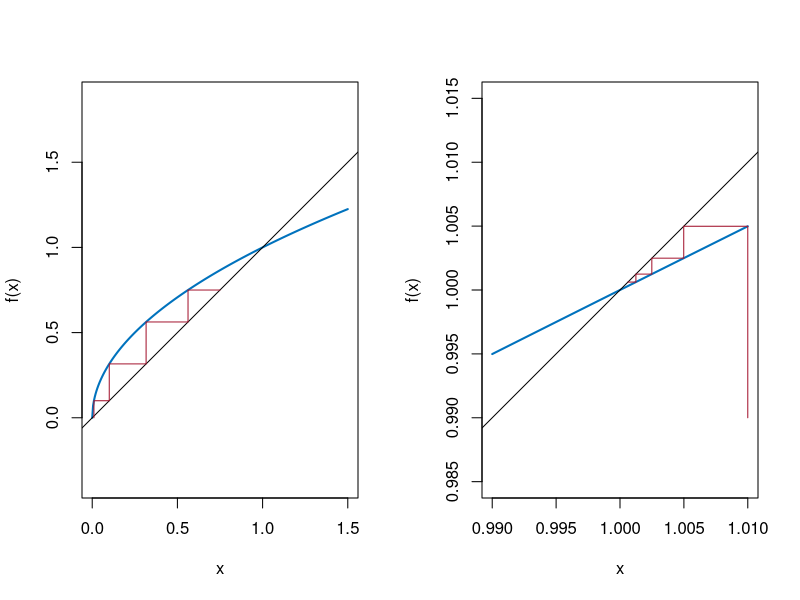

This figure's R source:
# Abb. 1.27: stationäre Zustände von x_{n+1} = sqrt(x_n) (Buch, Abschnitt 1.4, Gl. 1.31)
# links: Start bei 0.01 nahe dem instabilen Zustand 0;  rechts: Start bei 1.01 nahe dem stabilen Zustand 1
# (c) 2026 Philipp Kügler · Programm zum Buch „Dynamische Systeme in den Lebenswissenschaften“ · MIT-Lizenz (siehe LICENSE)
treppe <- function(x, unten = 0) {      # Punkte der Treppe: senkrecht zum Graphen, waagrecht zur Winkelhalbierenden
  px <- x[1]; py <- unten
  for (k in 1:(length(x) - 1)) { px <- c(px, x[k], x[k + 1]); py <- c(py, x[k + 1], x[k + 1]) }
  list(x = px, y = py)
}
N <- 4
par(mfrow = c(1, 2))
for (p in 1:2) {
  x0 <- c(0.01, 1.01)[p]; lo <- c(0, 0.99)[p]; hi <- c(1.5, 1.01)[p]
  x <- numeric(N + 1); x[1] <- x0
  for (k in 1:N) x[k + 1] <- sqrt(x[k])
  cat(sprintf("x_0 = %g:", x0), sprintf("%.5f", x), "\n")
  xx <- seq(lo, hi, length.out = 300)
  plot(xx, sqrt(xx), type = "l", col = rgb(0, 0.447, 0.741), lwd = 2, asp = 1, xlim = c(lo, hi), ylim = c(lo, hi),
       xlab = "x", ylab = "f(x)")
  abline(0, 1)
  lines(treppe(x, lo), col = rgb(0.64, 0.08, 0.18))
}
cat("f'(x) = 1/(2 sqrt(x)):  f'(1) = 0.5 < 1 (stabil), f'(x) -> unendlich für x -> 0 (instabil)\n")
